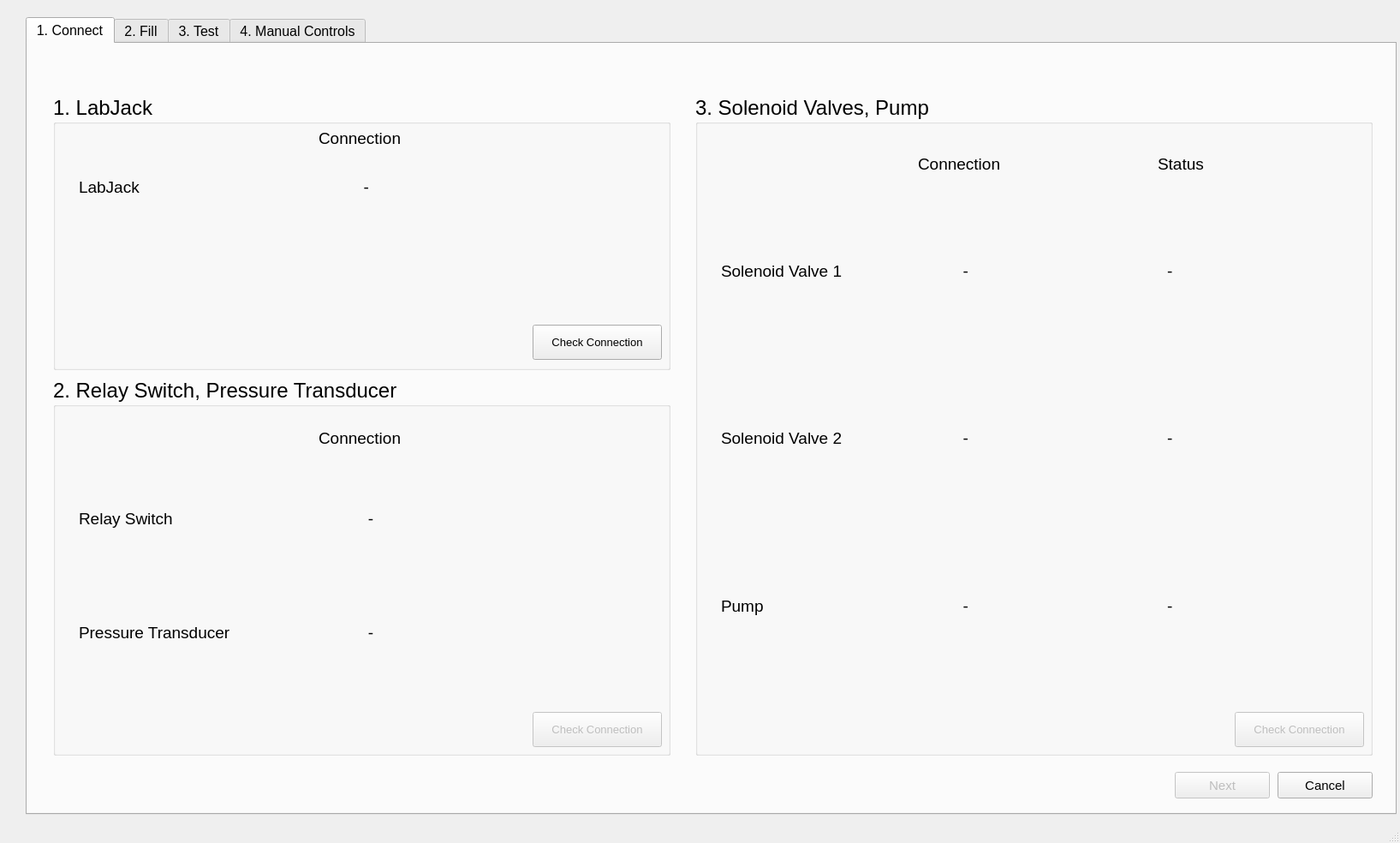
<?xml version="1.0" encoding="UTF-8"?>
<ui version="4.0">
 <class>MainWindow</class>
 <widget class="QMainWindow" name="MainWindow">
  <property name="geometry">
   <rect>
    <x>0</x>
    <y>0</y>
    <width>1635</width>
    <height>984</height>
   </rect>
  </property>
  <property name="windowTitle">
   <string>MainWindow</string>
  </property>
  <widget class="QWidget" name="centralwidget">
   <widget class="QTabWidget" name="tabWidget">
    <property name="geometry">
     <rect>
      <x>30</x>
      <y>20</y>
      <width>1601</width>
      <height>931</height>
     </rect>
    </property>
    <property name="font">
     <font>
      <family>Arial</family>
      <pointsize>12</pointsize>
     </font>
    </property>
    <property name="currentIndex">
     <number>0</number>
    </property>
    <widget class="QWidget" name="tab">
     <attribute name="title">
      <string>1. Connect</string>
     </attribute>
     <widget class="QGroupBox" name="groupBox_3">
      <property name="geometry">
       <rect>
        <x>30</x>
        <y>60</y>
        <width>721</width>
        <height>321</height>
       </rect>
      </property>
      <property name="font">
       <font>
        <family>Arial</family>
        <pointsize>18</pointsize>
        <weight>50</weight>
        <bold>false</bold>
       </font>
      </property>
      <property name="title">
       <string>1. LabJack</string>
      </property>
      <widget class="QLabel" name="label_conn1_2">
       <property name="geometry">
        <rect>
         <x>310</x>
         <y>80</y>
         <width>181</width>
         <height>55</height>
        </rect>
       </property>
       <property name="font">
        <font>
         <pointsize>14</pointsize>
        </font>
       </property>
       <property name="styleSheet">
        <string notr="true"/>
       </property>
       <property name="text">
        <string>          -</string>
       </property>
      </widget>
      <widget class="QPushButton" name="pushButton_1">
       <property name="geometry">
        <rect>
         <x>560</x>
         <y>268</y>
         <width>151</width>
         <height>41</height>
        </rect>
       </property>
       <property name="font">
        <font>
         <pointsize>10</pointsize>
         <weight>50</weight>
         <bold>false</bold>
        </font>
       </property>
       <property name="text">
        <string>Check Connection</string>
       </property>
      </widget>
      <widget class="QLabel" name="label_connection_2">
       <property name="geometry">
        <rect>
         <x>310</x>
         <y>40</y>
         <width>141</width>
         <height>20</height>
        </rect>
       </property>
       <property name="font">
        <font>
         <pointsize>14</pointsize>
        </font>
       </property>
       <property name="styleSheet">
        <string notr="true"/>
       </property>
       <property name="text">
        <string>Connection</string>
       </property>
      </widget>
      <widget class="QLabel" name="label_valve1_3">
       <property name="geometry">
        <rect>
         <x>30</x>
         <y>80</y>
         <width>125</width>
         <height>55</height>
        </rect>
       </property>
       <property name="font">
        <font>
         <pointsize>14</pointsize>
        </font>
       </property>
       <property name="text">
        <string>LabJack</string>
       </property>
      </widget>
     </widget>
     <widget class="QGroupBox" name="groupBox_4">
      <property name="enabled">
       <bool>true</bool>
      </property>
      <property name="geometry">
       <rect>
        <x>30</x>
        <y>390</y>
        <width>721</width>
        <height>441</height>
       </rect>
      </property>
      <property name="font">
       <font>
        <family>Arial</family>
        <pointsize>18</pointsize>
        <weight>50</weight>
        <bold>false</bold>
       </font>
      </property>
      <property name="title">
       <string>2. Relay Switch, Pressure Transducer</string>
      </property>
      <property name="flat">
       <bool>false</bool>
      </property>
      <property name="checkable">
       <bool>false</bool>
      </property>
      <widget class="QPushButton" name="pushButton_2">
       <property name="enabled">
        <bool>false</bool>
       </property>
       <property name="geometry">
        <rect>
         <x>560</x>
         <y>390</y>
         <width>151</width>
         <height>41</height>
        </rect>
       </property>
       <property name="font">
        <font>
         <pointsize>10</pointsize>
        </font>
       </property>
       <property name="text">
        <string>Check Connection</string>
       </property>
      </widget>
      <widget class="QLabel" name="label_connection_3">
       <property name="geometry">
        <rect>
         <x>310</x>
         <y>60</y>
         <width>121</width>
         <height>20</height>
        </rect>
       </property>
       <property name="font">
        <font>
         <pointsize>14</pointsize>
        </font>
       </property>
       <property name="styleSheet">
        <string notr="true"/>
       </property>
       <property name="text">
        <string>Connection</string>
       </property>
      </widget>
      <widget class="QWidget" name="verticalLayoutWidget_3">
       <property name="geometry">
        <rect>
         <x>30</x>
         <y>100</y>
         <width>216</width>
         <height>261</height>
        </rect>
       </property>
       <layout class="QVBoxLayout" name="verticalLayout_6">
        <item>
         <widget class="QLabel" name="label_valve1_4">
          <property name="font">
           <font>
            <pointsize>14</pointsize>
           </font>
          </property>
          <property name="text">
           <string>Relay Switch</string>
          </property>
         </widget>
        </item>
        <item>
         <widget class="QLabel" name="label_valve1_5">
          <property name="font">
           <font>
            <pointsize>14</pointsize>
           </font>
          </property>
          <property name="text">
           <string>Pressure Transducer</string>
          </property>
         </widget>
        </item>
       </layout>
      </widget>
      <widget class="QWidget" name="verticalLayoutWidget_4">
       <property name="geometry">
        <rect>
         <x>310</x>
         <y>100</y>
         <width>191</width>
         <height>261</height>
        </rect>
       </property>
       <layout class="QVBoxLayout" name="verticalLayout_7">
        <item>
         <widget class="QLabel" name="label_conn2_2">
          <property name="font">
           <font>
            <pointsize>14</pointsize>
           </font>
          </property>
          <property name="styleSheet">
           <string notr="true"/>
          </property>
          <property name="text">
           <string>           -</string>
          </property>
         </widget>
        </item>
        <item>
         <widget class="QLabel" name="label_conn1_3">
          <property name="font">
           <font>
            <pointsize>14</pointsize>
           </font>
          </property>
          <property name="styleSheet">
           <string notr="true"/>
          </property>
          <property name="text">
           <string>           -</string>
          </property>
         </widget>
        </item>
       </layout>
      </widget>
     </widget>
     <widget class="QGroupBox" name="groupBox">
      <property name="enabled">
       <bool>true</bool>
      </property>
      <property name="geometry">
       <rect>
        <x>780</x>
        <y>60</y>
        <width>791</width>
        <height>771</height>
       </rect>
      </property>
      <property name="font">
       <font>
        <family>Arial</family>
        <pointsize>18</pointsize>
        <weight>50</weight>
        <bold>false</bold>
       </font>
      </property>
      <property name="title">
       <string>3. Solenoid Valves, Pump</string>
      </property>
      <widget class="QLabel" name="label_connection">
       <property name="geometry">
        <rect>
         <x>260</x>
         <y>70</y>
         <width>121</width>
         <height>20</height>
        </rect>
       </property>
       <property name="font">
        <font>
         <pointsize>14</pointsize>
        </font>
       </property>
       <property name="styleSheet">
        <string notr="true"/>
       </property>
       <property name="text">
        <string>Connection</string>
       </property>
      </widget>
      <widget class="QLabel" name="label_status">
       <property name="geometry">
        <rect>
         <x>540</x>
         <y>70</y>
         <width>121</width>
         <height>20</height>
        </rect>
       </property>
       <property name="font">
        <font>
         <pointsize>14</pointsize>
        </font>
       </property>
       <property name="styleSheet">
        <string notr="true"/>
       </property>
       <property name="text">
        <string>Status</string>
       </property>
      </widget>
      <widget class="QWidget" name="layoutWidget">
       <property name="geometry">
        <rect>
         <x>30</x>
         <y>110</y>
         <width>168</width>
         <height>581</height>
        </rect>
       </property>
       <layout class="QVBoxLayout" name="verticalLayout">
        <item>
         <widget class="QLabel" name="label_valve1">
          <property name="font">
           <font>
            <pointsize>14</pointsize>
           </font>
          </property>
          <property name="text">
           <string>Solenoid Valve 1</string>
          </property>
         </widget>
        </item>
        <item>
         <widget class="QLabel" name="label_valve2">
          <property name="font">
           <font>
            <pointsize>14</pointsize>
           </font>
          </property>
          <property name="text">
           <string>Solenoid Valve 2</string>
          </property>
         </widget>
        </item>
        <item>
         <widget class="QLabel" name="label">
          <property name="font">
           <font>
            <pointsize>14</pointsize>
           </font>
          </property>
          <property name="text">
           <string>Pump</string>
          </property>
         </widget>
        </item>
       </layout>
      </widget>
      <widget class="QWidget" name="layoutWidget_2">
       <property name="geometry">
        <rect>
         <x>260</x>
         <y>110</y>
         <width>221</width>
         <height>581</height>
        </rect>
       </property>
       <layout class="QVBoxLayout" name="verticalLayout_2">
        <item>
         <widget class="QLabel" name="label_conn1">
          <property name="font">
           <font>
            <pointsize>14</pointsize>
           </font>
          </property>
          <property name="styleSheet">
           <string notr="true"/>
          </property>
          <property name="text">
           <string>          -</string>
          </property>
         </widget>
        </item>
        <item>
         <widget class="QLabel" name="label_conn2">
          <property name="font">
           <font>
            <pointsize>14</pointsize>
           </font>
          </property>
          <property name="styleSheet">
           <string notr="true"/>
          </property>
          <property name="text">
           <string>          -</string>
          </property>
         </widget>
        </item>
        <item>
         <widget class="QLabel" name="label_conn3">
          <property name="font">
           <font>
            <family>Arial</family>
            <pointsize>14</pointsize>
           </font>
          </property>
          <property name="text">
           <string>          -</string>
          </property>
         </widget>
        </item>
       </layout>
      </widget>
      <widget class="QWidget" name="layoutWidget_3">
       <property name="geometry">
        <rect>
         <x>530</x>
         <y>110</y>
         <width>181</width>
         <height>581</height>
        </rect>
       </property>
       <property name="font">
        <font>
         <pointsize>14</pointsize>
        </font>
       </property>
       <layout class="QVBoxLayout" name="verticalLayout_3">
        <item>
         <widget class="QLabel" name="label_stat1">
          <property name="font">
           <font>
            <pointsize>14</pointsize>
           </font>
          </property>
          <property name="styleSheet">
           <string notr="true"/>
          </property>
          <property name="text">
           <string>    -</string>
          </property>
         </widget>
        </item>
        <item>
         <widget class="QLabel" name="label_stat2">
          <property name="font">
           <font>
            <pointsize>14</pointsize>
           </font>
          </property>
          <property name="styleSheet">
           <string notr="true"/>
          </property>
          <property name="text">
           <string>    -</string>
          </property>
         </widget>
        </item>
        <item>
         <widget class="QLabel" name="label_stat3">
          <property name="font">
           <font>
            <pointsize>14</pointsize>
           </font>
          </property>
          <property name="text">
           <string>    -</string>
          </property>
         </widget>
        </item>
       </layout>
      </widget>
      <widget class="QPushButton" name="pushButton_3">
       <property name="enabled">
        <bool>false</bool>
       </property>
       <property name="geometry">
        <rect>
         <x>630</x>
         <y>720</y>
         <width>151</width>
         <height>41</height>
        </rect>
       </property>
       <property name="font">
        <font>
         <pointsize>10</pointsize>
        </font>
       </property>
       <property name="text">
        <string>Check Connection</string>
       </property>
      </widget>
     </widget>
     <widget class="QPushButton" name="pushButton_cancel">
      <property name="geometry">
       <rect>
        <x>1460</x>
        <y>850</y>
        <width>111</width>
        <height>31</height>
       </rect>
      </property>
      <property name="font">
       <font>
        <family>Arial</family>
        <pointsize>11</pointsize>
       </font>
      </property>
      <property name="text">
       <string>Cancel</string>
      </property>
     </widget>
     <widget class="QPushButton" name="pushButton_next">
      <property name="enabled">
       <bool>false</bool>
      </property>
      <property name="geometry">
       <rect>
        <x>1340</x>
        <y>850</y>
        <width>111</width>
        <height>31</height>
       </rect>
      </property>
      <property name="font">
       <font>
        <family>Arial</family>
        <pointsize>11</pointsize>
       </font>
      </property>
      <property name="text">
       <string>Next</string>
      </property>
     </widget>
    </widget>
    <widget class="QWidget" name="tab_3">
     <attribute name="title">
      <string>2. Fill</string>
     </attribute>
     <widget class="QPushButton" name="pushButton_back">
      <property name="geometry">
       <rect>
        <x>1220</x>
        <y>850</y>
        <width>111</width>
        <height>31</height>
       </rect>
      </property>
      <property name="font">
       <font>
        <family>Arial</family>
        <pointsize>11</pointsize>
       </font>
      </property>
      <property name="text">
       <string>&lt; Back</string>
      </property>
     </widget>
     <widget class="QPushButton" name="pushButton_cancel2">
      <property name="geometry">
       <rect>
        <x>1460</x>
        <y>850</y>
        <width>111</width>
        <height>31</height>
       </rect>
      </property>
      <property name="font">
       <font>
        <family>Arial</family>
        <pointsize>11</pointsize>
       </font>
      </property>
      <property name="text">
       <string>Cancel</string>
      </property>
     </widget>
     <widget class="QWidget" name="layoutWidget_4">
      <property name="geometry">
       <rect>
        <x>60</x>
        <y>780</y>
        <width>1421</width>
        <height>41</height>
       </rect>
      </property>
      <layout class="QHBoxLayout" name="horizontalLayout">
       <item>
        <widget class="QProgressBar" name="progressBar_fill">
         <property name="font">
          <font>
           <family>Arial</family>
           <pointsize>10</pointsize>
          </font>
         </property>
         <property name="value">
          <number>0</number>
         </property>
        </widget>
       </item>
       <item>
        <spacer name="horizontalSpacer">
         <property name="orientation">
          <enum>Qt::Horizontal</enum>
         </property>
         <property name="sizeType">
          <enum>QSizePolicy::Minimum</enum>
         </property>
         <property name="sizeHint" stdset="0">
          <size>
           <width>40</width>
           <height>20</height>
          </size>
         </property>
        </spacer>
       </item>
       <item>
        <widget class="QPushButton" name="pushButton_fill">
         <property name="enabled">
          <bool>false</bool>
         </property>
         <property name="font">
          <font>
           <family>Arial</family>
           <pointsize>11</pointsize>
          </font>
         </property>
         <property name="text">
          <string>Fill</string>
         </property>
        </widget>
       </item>
      </layout>
     </widget>
     <widget class="QPushButton" name="pushButton_next2">
      <property name="enabled">
       <bool>false</bool>
      </property>
      <property name="geometry">
       <rect>
        <x>1340</x>
        <y>850</y>
        <width>111</width>
        <height>31</height>
       </rect>
      </property>
      <property name="font">
       <font>
        <family>Arial</family>
        <pointsize>11</pointsize>
       </font>
      </property>
      <property name="text">
       <string>Next</string>
      </property>
     </widget>
     <widget class="QGroupBox" name="groupBox_2">
      <property name="geometry">
       <rect>
        <x>910</x>
        <y>40</y>
        <width>611</width>
        <height>661</height>
       </rect>
      </property>
      <property name="font">
       <font>
        <family>Arial</family>
        <pointsize>18</pointsize>
       </font>
      </property>
      <property name="title">
       <string>Solenoid Valves, Pump</string>
      </property>
      <widget class="QLabel" name="label_status_2">
       <property name="geometry">
        <rect>
         <x>350</x>
         <y>60</y>
         <width>101</width>
         <height>20</height>
        </rect>
       </property>
       <property name="font">
        <font>
         <pointsize>14</pointsize>
        </font>
       </property>
       <property name="styleSheet">
        <string notr="true"/>
       </property>
       <property name="text">
        <string>Status</string>
       </property>
      </widget>
      <widget class="QWidget" name="verticalLayoutWidget">
       <property name="geometry">
        <rect>
         <x>50</x>
         <y>90</y>
         <width>241</width>
         <height>541</height>
        </rect>
       </property>
       <layout class="QVBoxLayout" name="verticalLayout_4">
        <item>
         <widget class="QLabel" name="label_valve1_2">
          <property name="font">
           <font>
            <pointsize>14</pointsize>
           </font>
          </property>
          <property name="text">
           <string>Solenoid Valve 1 (S1)</string>
          </property>
         </widget>
        </item>
        <item>
         <widget class="QLabel" name="label_valve2_2">
          <property name="font">
           <font>
            <pointsize>14</pointsize>
           </font>
          </property>
          <property name="text">
           <string>Solenoid Valve 2 (S2)</string>
          </property>
         </widget>
        </item>
        <item>
         <widget class="QLabel" name="label_valve3_2">
          <property name="font">
           <font>
            <pointsize>14</pointsize>
           </font>
          </property>
          <property name="text">
           <string>Pump</string>
          </property>
         </widget>
        </item>
       </layout>
      </widget>
      <widget class="QWidget" name="verticalLayoutWidget_2">
       <property name="geometry">
        <rect>
         <x>350</x>
         <y>90</y>
         <width>91</width>
         <height>541</height>
        </rect>
       </property>
       <layout class="QVBoxLayout" name="verticalLayout_5">
        <item>
         <widget class="QLabel" name="label_stat1_2">
          <property name="font">
           <font>
            <pointsize>14</pointsize>
           </font>
          </property>
          <property name="styleSheet">
           <string notr="true"/>
          </property>
          <property name="text">
           <string>OFF</string>
          </property>
         </widget>
        </item>
        <item>
         <widget class="QLabel" name="label_stat2_2">
          <property name="font">
           <font>
            <pointsize>14</pointsize>
           </font>
          </property>
          <property name="styleSheet">
           <string notr="true"/>
          </property>
          <property name="text">
           <string>OFF</string>
          </property>
         </widget>
        </item>
        <item>
         <widget class="QLabel" name="label_stat3_2">
          <property name="font">
           <font>
            <pointsize>14</pointsize>
           </font>
          </property>
          <property name="styleSheet">
           <string notr="true"/>
          </property>
          <property name="text">
           <string>OFF</string>
          </property>
         </widget>
        </item>
       </layout>
      </widget>
     </widget>
     <widget class="QLabel" name="label_pic">
      <property name="geometry">
       <rect>
        <x>70</x>
        <y>40</y>
        <width>821</width>
        <height>661</height>
       </rect>
      </property>
      <property name="styleSheet">
       <string notr="true">background-image: url(:/ /pressureLoop2.jpg);</string>
      </property>
      <property name="text">
       <string/>
      </property>
      <property name="pixmap">
       <pixmap resource="../Downloads/test.qrc">:/newPrefix/pressureLoop6.jpg</pixmap>
      </property>
      <property name="scaledContents">
       <bool>true</bool>
      </property>
     </widget>
     <widget class="QLabel" name="piclabel_1">
      <property name="geometry">
       <rect>
        <x>420</x>
        <y>670</y>
        <width>61</width>
        <height>31</height>
       </rect>
      </property>
      <property name="font">
       <font>
        <family>Arial</family>
        <pointsize>14</pointsize>
       </font>
      </property>
      <property name="text">
       <string>OFF</string>
      </property>
     </widget>
     <widget class="QLabel" name="piclabel_2">
      <property name="geometry">
       <rect>
        <x>720</x>
        <y>550</y>
        <width>51</width>
        <height>31</height>
       </rect>
      </property>
      <property name="font">
       <font>
        <family>Arial</family>
        <pointsize>14</pointsize>
       </font>
      </property>
      <property name="text">
       <string>OFF</string>
      </property>
     </widget>
     <widget class="QLabel" name="piclabel_3">
      <property name="geometry">
       <rect>
        <x>430</x>
        <y>130</y>
        <width>51</width>
        <height>31</height>
       </rect>
      </property>
      <property name="font">
       <font>
        <family>Arial</family>
        <pointsize>14</pointsize>
       </font>
      </property>
      <property name="text">
       <string>OFF</string>
      </property>
     </widget>
     <widget class="QWidget" name="horizontalLayoutWidget">
      <property name="geometry">
       <rect>
        <x>1060</x>
        <y>730</y>
        <width>423</width>
        <height>34</height>
       </rect>
      </property>
      <layout class="QHBoxLayout" name="horizontalLayout_4">
       <item>
        <spacer name="horizontalSpacer_3">
         <property name="orientation">
          <enum>Qt::Horizontal</enum>
         </property>
         <property name="sizeType">
          <enum>QSizePolicy::Fixed</enum>
         </property>
         <property name="sizeHint" stdset="0">
          <size>
           <width>200</width>
           <height>0</height>
          </size>
         </property>
        </spacer>
       </item>
       <item>
        <widget class="QLabel" name="label_3">
         <property name="font">
          <font>
           <pointsize>11</pointsize>
          </font>
         </property>
         <property name="text">
          <string>Time:</string>
         </property>
        </widget>
       </item>
       <item>
        <widget class="QSpinBox" name="spinBox">
         <property name="font">
          <font>
           <family>Arial</family>
           <pointsize>11</pointsize>
          </font>
         </property>
        </widget>
       </item>
       <item>
        <widget class="QLabel" name="label_2_5">
         <property name="font">
          <font>
           <family>Arial</family>
           <pointsize>11</pointsize>
          </font>
         </property>
         <property name="text">
          <string>s</string>
         </property>
        </widget>
       </item>
       <item>
        <widget class="QPushButton" name="pushButton_set">
         <property name="enabled">
          <bool>false</bool>
         </property>
         <property name="font">
          <font>
           <family>Arial</family>
           <pointsize>11</pointsize>
          </font>
         </property>
         <property name="text">
          <string>Set</string>
         </property>
        </widget>
       </item>
      </layout>
     </widget>
    </widget>
    <widget class="QWidget" name="tab_2">
     <attribute name="title">
      <string>3. Test</string>
     </attribute>
     <widget class="QFrame" name="horizontalFrame_graph">
      <property name="geometry">
       <rect>
        <x>70</x>
        <y>60</y>
        <width>1491</width>
        <height>701</height>
       </rect>
      </property>
      <property name="sizePolicy">
       <sizepolicy hsizetype="Preferred" vsizetype="Preferred">
        <horstretch>0</horstretch>
        <verstretch>0</verstretch>
       </sizepolicy>
      </property>
      <property name="font">
       <font>
        <family>Arial</family>
        <pointsize>14</pointsize>
       </font>
      </property>
      <layout class="QHBoxLayout" name="horizontalLayout_2"/>
     </widget>
     <widget class="QPushButton" name="pushButton_save">
      <property name="enabled">
       <bool>false</bool>
      </property>
      <property name="geometry">
       <rect>
        <x>1450</x>
        <y>20</y>
        <width>111</width>
        <height>31</height>
       </rect>
      </property>
      <property name="font">
       <font>
        <family>Arial</family>
        <pointsize>11</pointsize>
       </font>
      </property>
      <property name="text">
       <string>Save</string>
      </property>
     </widget>
     <widget class="QPushButton" name="pushButton_back2">
      <property name="geometry">
       <rect>
        <x>1220</x>
        <y>850</y>
        <width>111</width>
        <height>31</height>
       </rect>
      </property>
      <property name="font">
       <font>
        <family>Arial</family>
        <pointsize>11</pointsize>
       </font>
      </property>
      <property name="text">
       <string>&lt; Back</string>
      </property>
     </widget>
     <widget class="QPushButton" name="pushButton_next3">
      <property name="enabled">
       <bool>false</bool>
      </property>
      <property name="geometry">
       <rect>
        <x>1340</x>
        <y>850</y>
        <width>111</width>
        <height>31</height>
       </rect>
      </property>
      <property name="font">
       <font>
        <family>Arial</family>
        <pointsize>11</pointsize>
       </font>
      </property>
      <property name="text">
       <string>Next</string>
      </property>
     </widget>
     <widget class="QPushButton" name="pushButton_test">
      <property name="enabled">
       <bool>false</bool>
      </property>
      <property name="geometry">
       <rect>
        <x>800</x>
        <y>780</y>
        <width>111</width>
        <height>31</height>
       </rect>
      </property>
      <property name="font">
       <font>
        <family>Arial</family>
        <pointsize>11</pointsize>
       </font>
      </property>
      <property name="text">
       <string>Test</string>
      </property>
     </widget>
     <widget class="QPushButton" name="pushButton_cancel3">
      <property name="enabled">
       <bool>false</bool>
      </property>
      <property name="geometry">
       <rect>
        <x>1460</x>
        <y>850</y>
        <width>111</width>
        <height>31</height>
       </rect>
      </property>
      <property name="font">
       <font>
        <family>Arial</family>
        <pointsize>11</pointsize>
       </font>
      </property>
      <property name="text">
       <string>Finish</string>
      </property>
     </widget>
     <widget class="QLabel" name="label_2">
      <property name="geometry">
       <rect>
        <x>510</x>
        <y>780</y>
        <width>71</width>
        <height>31</height>
       </rect>
      </property>
      <property name="font">
       <font>
        <family>Arial</family>
        <pointsize>14</pointsize>
       </font>
      </property>
      <property name="text">
       <string>psi</string>
      </property>
     </widget>
     <widget class="QLabel" name="label_psi">
      <property name="geometry">
       <rect>
        <x>420</x>
        <y>780</y>
        <width>81</width>
        <height>31</height>
       </rect>
      </property>
      <property name="font">
       <font>
        <family>Arial</family>
        <pointsize>14</pointsize>
       </font>
      </property>
      <property name="text">
       <string/>
      </property>
     </widget>
    </widget>
    <widget class="QWidget" name="tab_4">
     <attribute name="title">
      <string>4. Manual Controls</string>
     </attribute>
     <widget class="QPushButton" name="pushButton_back_4">
      <property name="geometry">
       <rect>
        <x>1220</x>
        <y>850</y>
        <width>111</width>
        <height>31</height>
       </rect>
      </property>
      <property name="font">
       <font>
        <family>Arial</family>
        <pointsize>11</pointsize>
       </font>
      </property>
      <property name="text">
       <string>&lt; Back</string>
      </property>
     </widget>
     <widget class="QPushButton" name="pushButton_next2_2">
      <property name="enabled">
       <bool>false</bool>
      </property>
      <property name="geometry">
       <rect>
        <x>1340</x>
        <y>850</y>
        <width>111</width>
        <height>31</height>
       </rect>
      </property>
      <property name="font">
       <font>
        <family>Arial</family>
        <pointsize>11</pointsize>
       </font>
      </property>
      <property name="text">
       <string>Next</string>
      </property>
     </widget>
     <widget class="QPushButton" name="pushButton_cancel4">
      <property name="geometry">
       <rect>
        <x>1460</x>
        <y>850</y>
        <width>111</width>
        <height>31</height>
       </rect>
      </property>
      <property name="font">
       <font>
        <family>Arial</family>
        <pointsize>11</pointsize>
       </font>
      </property>
      <property name="text">
       <string>Cancel</string>
      </property>
     </widget>
     <widget class="QGroupBox" name="groupBox_5">
      <property name="enabled">
       <bool>true</bool>
      </property>
      <property name="geometry">
       <rect>
        <x>830</x>
        <y>50</y>
        <width>741</width>
        <height>791</height>
       </rect>
      </property>
      <property name="font">
       <font>
        <family>Arial</family>
        <pointsize>18</pointsize>
        <weight>50</weight>
        <bold>false</bold>
       </font>
      </property>
      <property name="title">
       <string>Solenoid Valves, Pump</string>
      </property>
      <widget class="QLabel" name="label_connection_4">
       <property name="geometry">
        <rect>
         <x>230</x>
         <y>70</y>
         <width>121</width>
         <height>20</height>
        </rect>
       </property>
       <property name="font">
        <font>
         <pointsize>14</pointsize>
        </font>
       </property>
       <property name="styleSheet">
        <string notr="true"/>
       </property>
       <property name="text">
        <string>Connection</string>
       </property>
      </widget>
      <widget class="QLabel" name="label_status_3">
       <property name="geometry">
        <rect>
         <x>440</x>
         <y>70</y>
         <width>121</width>
         <height>20</height>
        </rect>
       </property>
       <property name="font">
        <font>
         <pointsize>14</pointsize>
        </font>
       </property>
       <property name="styleSheet">
        <string notr="true"/>
       </property>
       <property name="text">
        <string>Status</string>
       </property>
      </widget>
      <widget class="QWidget" name="layoutWidget_5">
       <property name="geometry">
        <rect>
         <x>30</x>
         <y>110</y>
         <width>168</width>
         <height>621</height>
        </rect>
       </property>
       <layout class="QVBoxLayout" name="verticalLayout_8">
        <item>
         <widget class="QLabel" name="label_valve1_6">
          <property name="font">
           <font>
            <pointsize>14</pointsize>
           </font>
          </property>
          <property name="text">
           <string>Solenoid Valve 1</string>
          </property>
         </widget>
        </item>
        <item>
         <widget class="QLabel" name="label_valve2_3">
          <property name="font">
           <font>
            <pointsize>14</pointsize>
           </font>
          </property>
          <property name="text">
           <string>Solenoid Valve 2</string>
          </property>
         </widget>
        </item>
        <item>
         <widget class="QLabel" name="label_4">
          <property name="font">
           <font>
            <pointsize>14</pointsize>
           </font>
          </property>
          <property name="text">
           <string>Pump</string>
          </property>
         </widget>
        </item>
       </layout>
      </widget>
      <widget class="QWidget" name="layoutWidget_6">
       <property name="geometry">
        <rect>
         <x>230</x>
         <y>110</y>
         <width>171</width>
         <height>621</height>
        </rect>
       </property>
       <layout class="QVBoxLayout" name="verticalLayout_9">
        <item>
         <widget class="QLabel" name="label_conn4_1">
          <property name="font">
           <font>
            <pointsize>14</pointsize>
           </font>
          </property>
          <property name="styleSheet">
           <string notr="true"/>
          </property>
          <property name="text">
           <string>   -</string>
          </property>
         </widget>
        </item>
        <item>
         <widget class="QLabel" name="label_conn4_2">
          <property name="font">
           <font>
            <pointsize>14</pointsize>
           </font>
          </property>
          <property name="styleSheet">
           <string notr="true"/>
          </property>
          <property name="text">
           <string>   -</string>
          </property>
         </widget>
        </item>
        <item>
         <widget class="QLabel" name="label_conn4_3">
          <property name="font">
           <font>
            <pointsize>14</pointsize>
           </font>
          </property>
          <property name="text">
           <string>    -</string>
          </property>
         </widget>
        </item>
       </layout>
      </widget>
      <widget class="QWidget" name="layoutWidget_7">
       <property name="geometry">
        <rect>
         <x>420</x>
         <y>110</y>
         <width>131</width>
         <height>621</height>
        </rect>
       </property>
       <layout class="QVBoxLayout" name="verticalLayout_10">
        <item>
         <widget class="QLabel" name="label_sw_stat1">
          <property name="font">
           <font>
            <pointsize>14</pointsize>
           </font>
          </property>
          <property name="styleSheet">
           <string notr="true"/>
          </property>
          <property name="text">
           <string>    -</string>
          </property>
         </widget>
        </item>
        <item>
         <widget class="QLabel" name="label_sw_stat2">
          <property name="font">
           <font>
            <pointsize>14</pointsize>
           </font>
          </property>
          <property name="styleSheet">
           <string notr="true"/>
          </property>
          <property name="text">
           <string>    -</string>
          </property>
         </widget>
        </item>
        <item>
         <widget class="QLabel" name="label_sw_stat3">
          <property name="font">
           <font>
            <pointsize>14</pointsize>
           </font>
          </property>
          <property name="text">
           <string>    -</string>
          </property>
         </widget>
        </item>
       </layout>
      </widget>
      <widget class="QLabel" name="label_status_4">
       <property name="geometry">
        <rect>
         <x>580</x>
         <y>70</y>
         <width>121</width>
         <height>20</height>
        </rect>
       </property>
       <property name="font">
        <font>
         <pointsize>14</pointsize>
        </font>
       </property>
       <property name="styleSheet">
        <string notr="true"/>
       </property>
       <property name="text">
        <string>Button</string>
       </property>
      </widget>
      <widget class="QPushButton" name="pushButton_sw1">
       <property name="geometry">
        <rect>
         <x>580</x>
         <y>190</y>
         <width>111</width>
         <height>41</height>
        </rect>
       </property>
       <property name="font">
        <font>
         <pointsize>11</pointsize>
        </font>
       </property>
       <property name="text">
        <string>Switch</string>
       </property>
      </widget>
      <widget class="QPushButton" name="pushButton_sw2">
       <property name="geometry">
        <rect>
         <x>580</x>
         <y>410</y>
         <width>111</width>
         <height>41</height>
        </rect>
       </property>
       <property name="font">
        <font>
         <pointsize>11</pointsize>
        </font>
       </property>
       <property name="text">
        <string>Switch</string>
       </property>
      </widget>
      <widget class="QPushButton" name="pushButton_sw3">
       <property name="geometry">
        <rect>
         <x>580</x>
         <y>630</y>
         <width>111</width>
         <height>41</height>
        </rect>
       </property>
       <property name="font">
        <font>
         <pointsize>11</pointsize>
        </font>
       </property>
       <property name="text">
        <string>Switch</string>
       </property>
      </widget>
     </widget>
     <widget class="QLabel" name="label_pic_4">
      <property name="geometry">
       <rect>
        <x>20</x>
        <y>60</y>
        <width>801</width>
        <height>781</height>
       </rect>
      </property>
      <property name="styleSheet">
       <string notr="true">background-image: url(:/ /pressureLoop2.jpg);</string>
      </property>
      <property name="text">
       <string/>
      </property>
      <property name="pixmap">
       <pixmap resource="../Downloads/test.qrc">:/newPrefix/pressureLoop6.jpg</pixmap>
      </property>
      <property name="scaledContents">
       <bool>true</bool>
      </property>
     </widget>
     <widget class="QLabel" name="label_pic4_3">
      <property name="geometry">
       <rect>
        <x>370</x>
        <y>800</y>
        <width>51</width>
        <height>21</height>
       </rect>
      </property>
      <property name="font">
       <font>
        <family>Arial</family>
        <pointsize>14</pointsize>
       </font>
      </property>
      <property name="text">
       <string>  -</string>
      </property>
     </widget>
     <widget class="QLabel" name="label_pic4_1">
      <property name="geometry">
       <rect>
        <x>650</x>
        <y>660</y>
        <width>51</width>
        <height>31</height>
       </rect>
      </property>
      <property name="font">
       <font>
        <family>Arial</family>
        <pointsize>14</pointsize>
       </font>
      </property>
      <property name="text">
       <string>   -</string>
      </property>
     </widget>
     <widget class="QLabel" name="label_pic4_2">
      <property name="geometry">
       <rect>
        <x>370</x>
        <y>160</y>
        <width>61</width>
        <height>31</height>
       </rect>
      </property>
      <property name="font">
       <font>
        <family>Arial</family>
        <pointsize>14</pointsize>
       </font>
      </property>
      <property name="text">
       <string>  -</string>
      </property>
     </widget>
    </widget>
   </widget>
  </widget>
  <widget class="QStatusBar" name="statusbar"/>
  <action name="actionClose">
   <property name="text">
    <string>Close</string>
   </property>
  </action>
 </widget>
 <resources>
  <include location="../Downloads/test.qrc"/>
 </resources>
 <connections/>
</ui>
